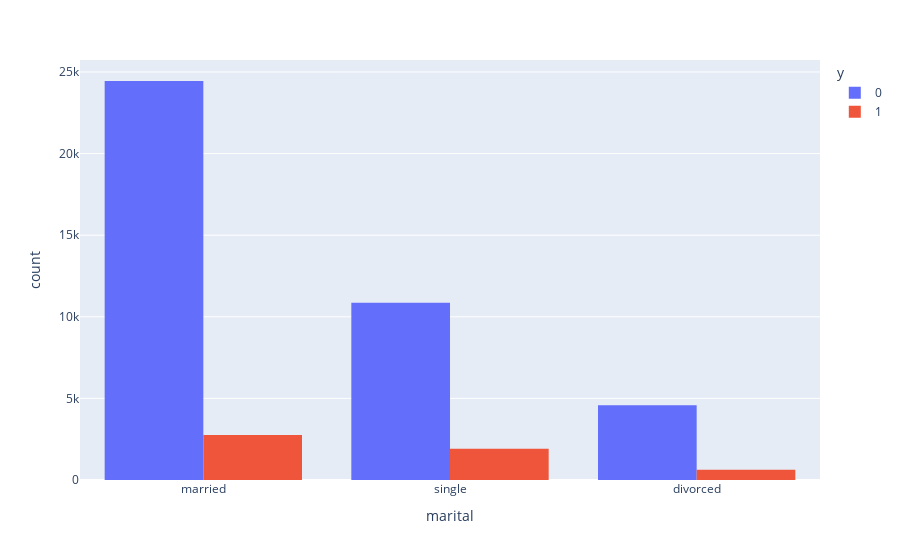

Notebook cell for this chart:
### Code cell
px.histogram(data, x="marital", color="y", barmode = 'group')

### Figure 1 — Plotly figure (JSON) as saved in the notebook; plotly's stock layout.template omitted (floating-point values rounded to 4 significant figures; data arrays with more than 128 entries replaced by an {"elided": "..."} marker saying what was removed)
{"data": [{"alignmentgroup": "True", "bingroup": "x", "hovertemplate": "y=0<br>marital=%{x}<br>count=%{y}<extra></extra>", "legendgroup": "0", "marker": {"color": "#636efa"}, "name": "0", "offsetgroup": "0", "orientation": "v", "showlegend": true, "type": "histogram", "x": {"elided": "39901 str values"}, "xaxis": "x", "yaxis": "y"}, {"alignmentgroup": "True", "bingroup": "x", "hovertemplate": "y=1<br>marital=%{x}<br>count=%{y}<extra></extra>", "legendgroup": "1", "marker": {"color": "#EF553B"}, "name": "1", "offsetgroup": "1", "orientation": "v", "showlegend": true, "type": "histogram", "x": {"elided": "5289 str values"}, "xaxis": "x", "yaxis": "y"}], "layout": {"barmode": "group", "legend": {"title": {"text": "y"}, "tracegroupgap": 0}, "margin": {"t": 60}, "xaxis": {"anchor": "y", "domain": [0, 1], "title": {"text": "marital"}}, "yaxis": {"anchor": "x", "domain": [0, 1], "title": {"text": "count"}}}}
